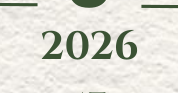
#> input picture scratch/year_2026_crop_0.png, 178 x 93 px, found by its file name
$ python measure_2026.py
#> lines starting #> are read from the running program, lines starting #| are printed output that depends on the picture; after the words box and inside, x2 and y2 are one past the last pixel; in counts of white or black regions, pixels touching at a corner belong together
from PIL import Image, ImageDraw, ImageFont
import numpy as np

# Load Cinzel-Bold
# In PDF: size is 19.0 pt on 595.5pt width
# At 1241px width, scale is 1241 / 595.5 = 2.083963
# So font size in pixels = 19.0 * 2.083963 = 39.595 -> around 39 or 40 px!
font_size = 40
font = ImageFont.truetype('assets/fonts/font_4.woff2', font_size)

# Let's inspect the original crop
im_crop = Image.open('scratch/year_2026_crop_0.png')
#> im_crop is the input picture: PIL image 178x93 RGB; mean R, G, B 223.7, 223.1, 215.4
w, h = im_crop.size
#> w = 178; h = 93

# Let's test drawing "2027" and compare character widths
canvas = Image.new('RGB', (300, 100), (240, 238, 232))
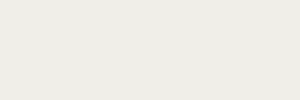
#> canvas: PIL image 300x100 RGB; mean R, G, B 240, 238, 232
draw = ImageDraw.Draw(canvas)
draw.text((20, 20), "2027", font=font, fill=(59, 82, 53))
canvas.save('scratch/test_draw_2027.png')
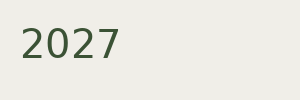
#> saved as test_draw_2027.png: PIL image 300x100 RGB; mean R, G, B 234.9, 233.6, 227

# Let's also check the exact bounding box of "2026" inside im_crop
arr = np.array(im_crop)
dark_mask = (arr[:, :, 0] < 120) & (arr[:, :, 1] < 120) & (arr[:, :, 2] < 120)
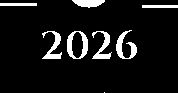
#> dark_mask: shape (93, 178) bool; 8.3% white; 8 white regions (1 under 20 px), largest, box (x1, y1, x2, y2) and area: (67, 31, 88, 59) 269, (116, 30, 137, 59) 249, (42, 31, 62, 59) 228
y_idx, x_idx = np.where(dark_mask)
#> y_idx = 1376 values from 0 to 92; x_idx = 1376 values, max 177 at index 313, min 0 at index 95, mean 89.11
print(f"Original 2026 box inside crop: x=[{x_idx.min()}, {x_idx.max()}], y=[{y_idx.min()}, {y_idx.max()}]")
#| Original 2026 box inside crop: x=[0, 177], y=[0, 92]
print(f"Original 2026 width={x_idx.max() - x_idx.min() + 1}, height={y_idx.max() - y_idx.min() + 1}")
#| Original 2026 width=178, height=93

# What is the box for the '6'? (the last character)
# Usually x > 115 in this crop
x_6 = x_idx[x_idx > (x_idx.min() + 70)]
#> x_6 = 962 values, max 177 at index 202, min 71 at index 339, mean 107.4
y_6 = y_idx[x_idx > (x_idx.min() + 70)]
#> y_6 = 962 values from 0 to 92
print(f"Original '6' box inside crop: x=[{x_6.min()}, {x_6.max()}], y=[{y_6.min()}, {y_6.max()}]")
#| Original '6' box inside crop: x=[71, 177], y=[0, 92]
print(f"Original '6' width={x_6.max() - x_6.min() + 1}, height={y_6.max() - y_6.min() + 1}")
#| Original '6' width=107, height=93

$ run again, with scratch/attire_rendered_mobile.png copied over scratch/year_2026_crop_0.png
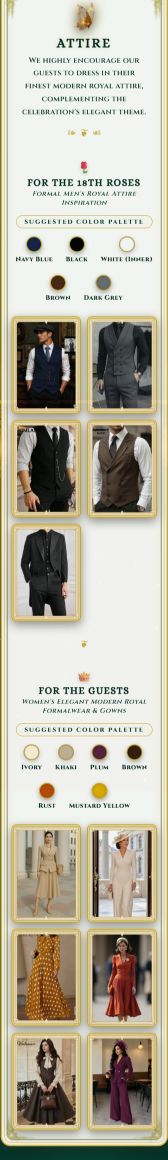
#> input picture scratch/attire_rendered_mobile.png, 336 x 2320 px, found by its file name (shown at 1/2 size)
#> im_crop is the input picture: PIL image 336x2320 RGB; mean R, G, B 186.5, 181.8, 165.3
#> `dark_mask = (arr[:, :, 0] < 120) & (arr[:, :, 1] < 120) & (arr[:, :, 2..`:
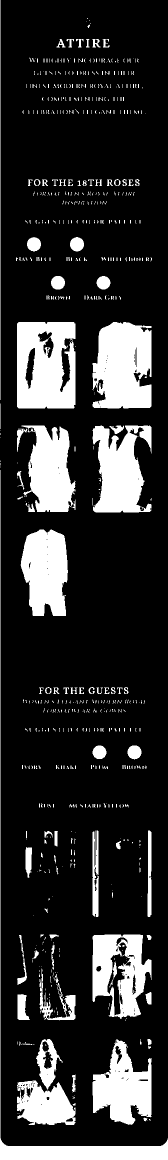
#> dark_mask: shape (2320, 336) bool (shown at 1/2 size); 17.9% white; 683 white regions (581 under 20 px), largest, box (x1, y1, x2, y2) and area: (34, 644, 151, 817) 17267, (185, 644, 303, 817) 17145, (185, 851, 303, 1025) 13760
#| Original 2026 box inside crop: x=[0, 335], y=[0, 2319]
#| Original 2026 width=336, height=2320
#| Original '6' box inside crop: x=[71, 335], y=[36, 2319]
#| Original '6' width=265, height=2284
